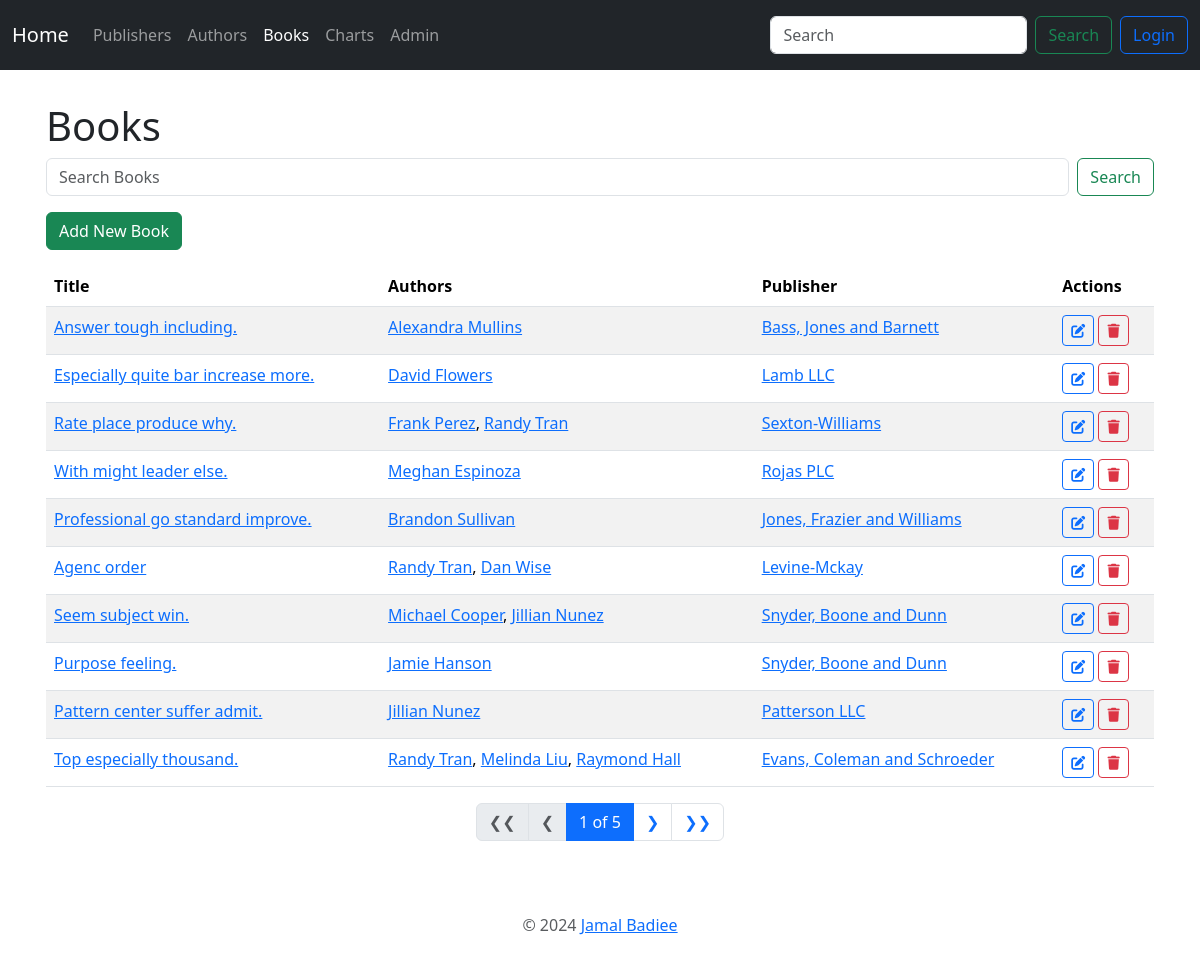
The page /books/ on the database as committed earlier.
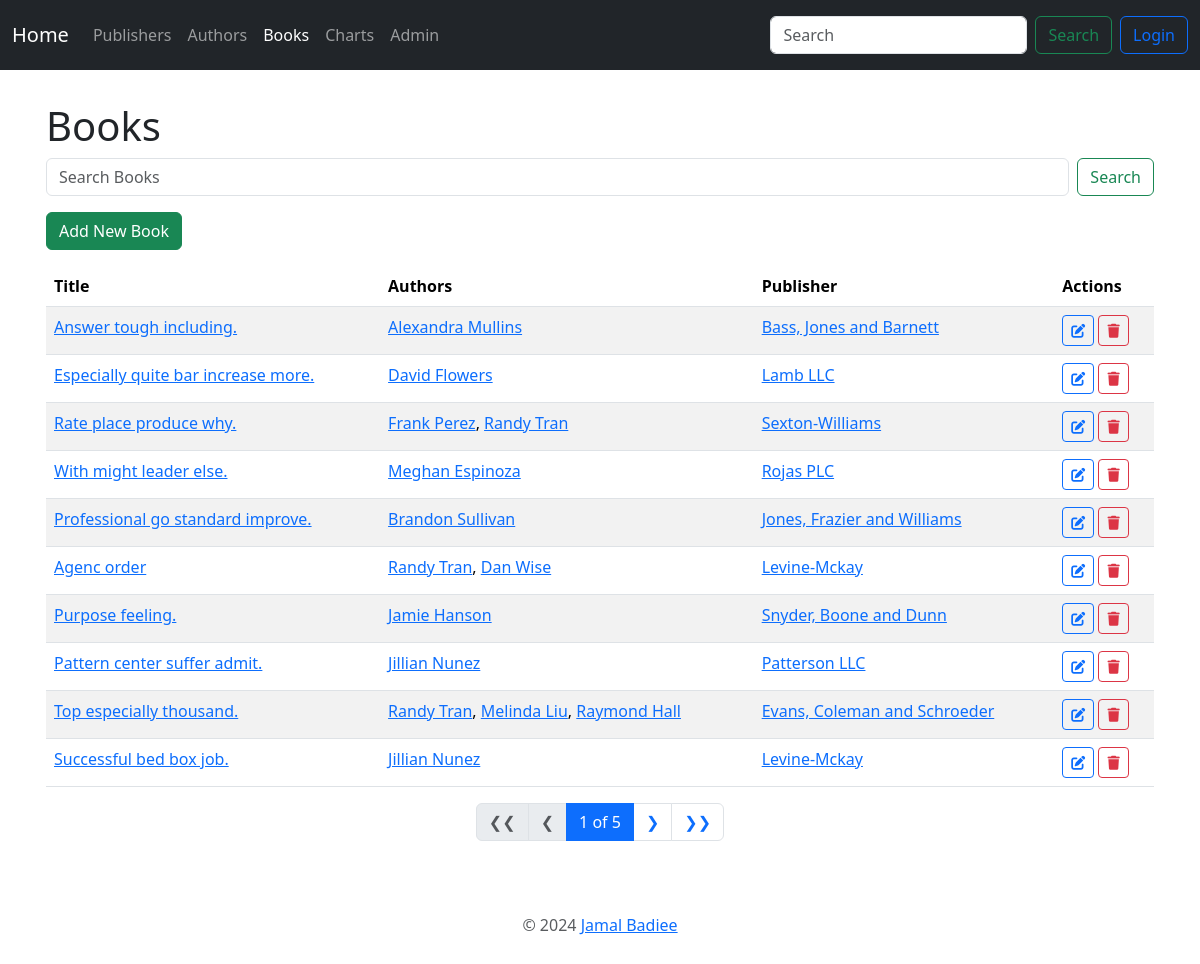
The same page on the database as committed later.
### book_app/models.py (models this page shows, shortened)
class Book(models.Model):
    title = models.CharField(max_length=100)
    authors = models.ManyToManyField("Author")
    cover = models.ImageField(upload_to="book_covers", null=True, blank=True)
    publisher = models.ForeignKey(Publisher, on_delete=models.PROTECT)
    publication_date = models.DateField()
    class Meta:
        ordering = ["-id"]

class Author(models.Model):
    name = models.CharField(max_length=200)
    email = models.EmailField()
    headshot = models.ImageField(
        upload_to="author_headshots", null=True, blank=True)
    class Meta:
        ordering = ["-id"]

class Publisher(models.Model):
    name = models.CharField(max_length=30)
    address = models.CharField(max_length=100)
    city = models.CharField(max_length=100)
    state_province = models.CharField(max_length=100)
    country = models.CharField(max_length=50)
    website = models.URLField()
    class Meta:
        ordering = ["-id"]

### book_app/views.py (the view)
# urls.py: path('books/', BookListView.as_view(), name='book_list'),
class BookListView(ListView):
    model = Book
    context_object_name = "books"
    paginate_by = 10
    def get_context_data(self, **kwargs):
        context = super().get_context_data(**kwargs)
        context['nbar'] = "books"
        return context
    def get_queryset(self):
        queryset = super().get_queryset()
        query = self.request.GET.get('query')
        if query:
            queryset = queryset.filter(Q(title__icontains=query))
        return queryset

### book_app/templates/book_app/book_list.html (shortened to what this page needs)
{% extends 'book_app/base.html' %}
{% block content %}
<h1>Books</h1>
<form class="d-flex mb-3" role="search" action="{% url 'book_app:book_list' %}" method="get">
    <input class="form-control me-2" type="search" placeholder="Search Books" aria-label="Search" name="query"
        value="{{ request.GET.query }}">
    <button class="btn btn-outline-success" type="submit">Search</button>
</form>
<a href="{% url 'book_app:book_add' %}" class="btn btn-success mb-3">Add New Book</a>
<table class="table table-striped">
    <thead>
        <tr>
            <th scope="col">Title</th>
            <th scope="col" class="d-none d-md-table-cell">Authors</th>
            <th scope="col" class="d-none d-md-table-cell">Publisher</th>
            <th scope="col">Actions</th>
        </tr>
    </thead>
    <tbody>
        {% for book in books %}
        <tr>
            <td>
                <a href="{% url 'book_app:book_detail' book.pk %}">{{ book.title }}</a>
            </td>
            <td class="d-none d-md-table-cell">
                {% for author in book.authors.all %}
                <a href="{% url 'book_app:author_detail' author.pk %}">{{ author.name }}</a>{% if not forloop.last%}, {% endif %}
                {% endfor %}
            </td>
            <td class="d-none d-md-table-cell">
                <a href="{% url 'book_app:publisher_detail' book.publisher.pk %}">{{ book.publisher.name }}</a>
            </td>
            <td>
                <a href="{% url 'book_app:book_edit' book.pk %}" class="btn btn-sm btn-outline-primary">
                    <i class="fas fa-edit"></i>
                </a>
                <a href="{% url 'book_app:book_delete' book.pk %}" class="btn btn-sm btn-outline-danger">
                    <i class="fas fa-trash"></i>
                </a>
            </td>
        </tr>
        {% empty %}
        <tr>
            <td colspan="4">No books found.</td>
        </tr>
        {% endfor %}
    </tbody>
</table>
<nav>
    <ul class="pagination justify-content-center">
        {% if page_obj.has_previous %}
        <li class="page-item">
            <a class="page-link" href="?page=1">❮❮</a>
        </li>
        <li class="page-item">
            <a class="page-link" href="?page={{ page_obj.previous_page_number }}">❮</a>
        </li>
        {% else %}
        <li class="page-item disabled">
            <span class="page-link">❮❮</span>
        </li>
        <li class="page-item disabled">
            <span class="page-link">❮</span>
        </li>
        {% endif %}
        <li class="page-item active">
            <span class="page-link">
                {{ page_obj.number }} of {{ page_obj.paginator.num_pages }}
            </span>
        </li>
        {% if page_obj.has_next %}
        <li class="page-item">
            <a class="page-link" href="?page={{ page_obj.next_page_number }}">❯</a>
        </li>
        <li class="page-item">
            <a class="page-link" href="?page={{ page_obj.paginator.num_pages }}">❯❯</a>
        </li>
        {% endif %}
    </ul>
</nav>
{% endblock %}

Rows that differ between the two databases and show on the page:
removed Book: title "Seem subject win.", publisher.name "Snyder, Boone and Dunn", Author (name "Jillian Nunez")
no longer on this page (row unchanged): Author: name "Michael Cooper", shown under "Seem subject win."
now on this page (row unchanged): Book: title "Successful bed box job.", publisher.name "Levine-Mckay", Author (name "Jillian Nunez")
